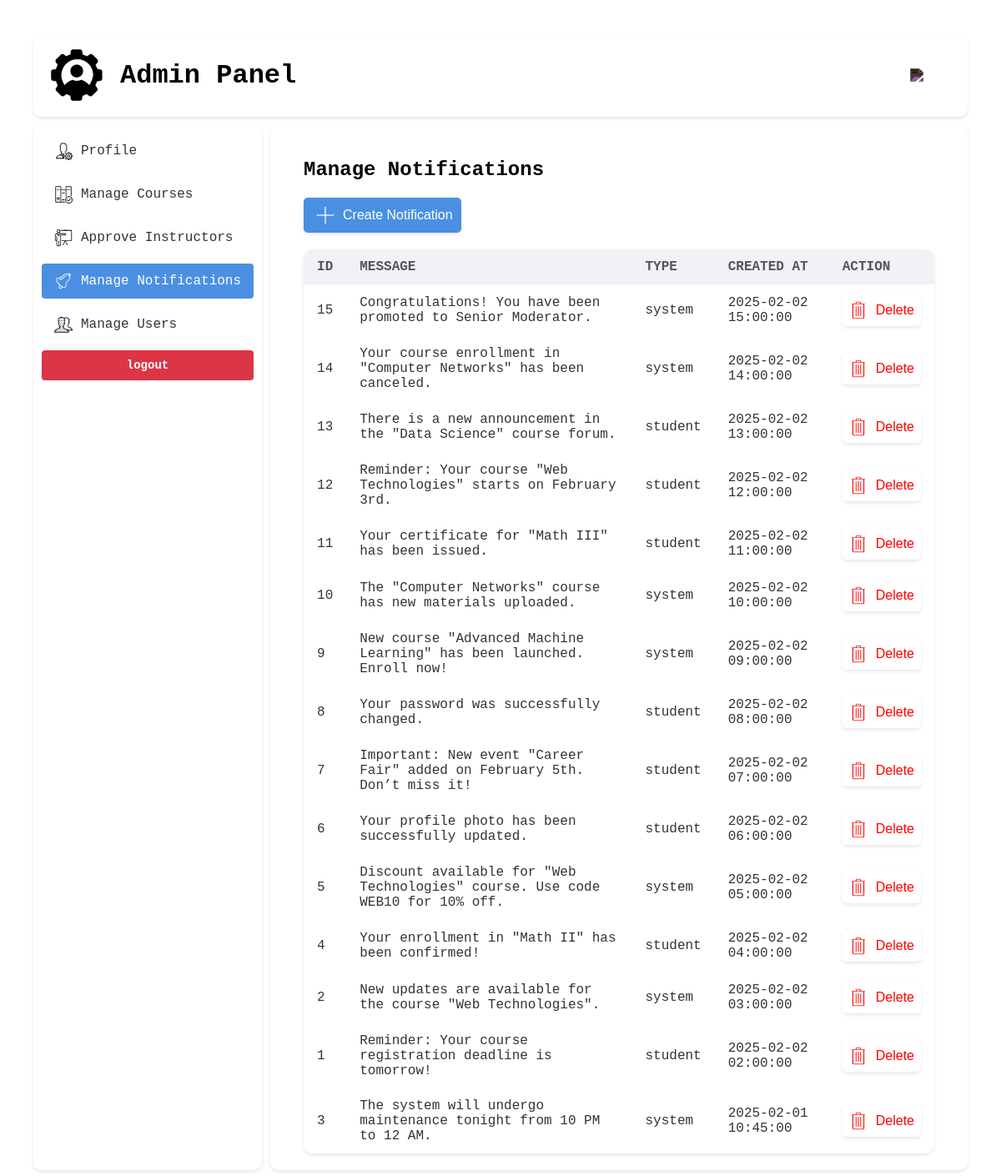
The page /view/admin/notifications.php (signed in) on the database its author committed.
### tables this page shows
CREATE TABLE `notification` (
  `notification_id` int(11) NOT NULL,
  `message` text NOT NULL,
  `type` text NOT NULL DEFAULT 'student',
  `created_at` timestamp NOT NULL DEFAULT current_timestamp()
);

### model/admin/Notification.php (called while the page is built, shortened)
<?php
class Notification {
    static function getAllNotifications(): array
    {
        $db = new Db();
        $conn = $db->open();
        $sql = "SELECT * FROM notification ORDER BY created_at DESC";
        $result = $conn->query($sql);
        if ($result && $result->num_rows > 0) {
            return $result->fetch_all(MYSQLI_ASSOC);
        } else {
            return [];
        }
    }
}

### control/admin/notification_control.php (called while the page is built, shortened)
<?php session_start();
include '../../model/admin/Notification.php';
function getAllNotifications(): array {
    return Notification::getAllNotifications();
}

### view/admin/notifications.php (the view, shortened to what this page needs)
<!doctype html>
<html lang="en">
<head>
    <link rel='stylesheet' href='../../assets/css/admin/global.css'>
    <link rel='stylesheet' href='../../assets/css/admin/view-notifications.css'>
</head>
<body>
<div class="container">
<?php include 'header.php'; ?>
<?php include 'navigation.php'; ?>
<div>
<h2>Manage Notifications</h2>
<a class="link-button" id="create-notification" href="create_notification.php"><img src="../../assets/uploads/admin/add.png">Create Notification</a>
<table>
    <tr>
        <th>ID</th>
        <th>Message</th>
        <th>Type</th>
        <th>Created At</th>
        <th>Action</th>
    </tr>
    <?php
    include '../../control/admin/notification_control.php';
    $result = getAllNotifications();
    foreach ($result as $row) {
        echo "<tr>
            <td>" . htmlspecialchars($row['notification_id']) . "</td>
            <td>" . htmlspecialchars($row['message']) . "</td>
            <td>" . htmlspecialchars($row['type']) . "</td>
            <td>" . htmlspecialchars($row['created_at']) . "</td>
            <td>
                <a class='link-button' id='delete-notification' href='../../control/admin/delete_notification.php?id=" . urlencode($row['notification_id']) . "'><img src='../../assets/uploads/admin/delete-red.png'>Delete</a>
            </td>
          </tr>";
    }
    ?>
</table>
</div>
</div>
</body>
</html>

### assets/css/admin/global.css (style rules this page uses)
* { font-family: 'Courier New', Tahoma, sans-serif; box-sizing: border-box; transition: all 0.2s ease; }
body { background: #ffffff; height: 100vh; margin: 0; }
.container { width: 100%; height: 100%; display: grid; grid-template-columns: max-content auto; grid-template-rows: 100px auto; grid-column-gap: 10px; grid-row-gap: 10px; padding: 40px; box-sizing: border-box; }
.container > div { width: 100%; grid-row-start: 2; grid-row-end: 4; padding: 20px 40px; box-shadow: 0 2px 4px rgba(0, 0, 0, 0.1); border-radius: 10px; overflow: auto; }
table { width: 100%; border-collapse: collapse; background-color: white; border-radius: 8px; box-shadow: 0 2px 4px rgba(0, 0, 0, 0.1); overflow: hidden; }
th, td { padding: 12px 16px; text-align: left; }
th { background-color: #f1f1f6; text-transform: uppercase; color: #555; }
td { background-color: #fff; border-top: 1px solid #f1f1f1; color: #333; }
table { border-radius: 12px; overflow: hidden; }
.link-button { font-family: Helvetica, sans-serif; display: inline-block; padding: 8px 8px; text-decoration: none; text-align: center; border-radius: 5px; box-shadow: 0 2px 4px rgba(0, 0, 0, 0.1); }

### assets/css/admin/view-notifications.css (style rules this page uses)
#create-notification { background: #4a90e2; display: inline-flex; align-items: center; padding: 5px 10px; color: white; }
#create-notification img { width: 32px; margin-right: 5px; }
#delete-notification { color: red; display: inline-flex; align-items: center; }
#delete-notification img { padding-right: 10px; width: 32px; }
table { margin-top: 20px; }
table td { border: none; }

### rows shown on the page
notification: notification_id "15", message "Congratulations! You have been promoted to Senior Moderator.", type "system", created_at "2025-02-02 15:00:00"
notification: notification_id "14", message "Your course enrollment in \"Computer Networks\" has been canceled.", type "system", created_at "2025-02-02 14:00:00"
notification: notification_id "13", message "There is a new announcement in the \"Data Science\" course forum.", type "student", created_at "2025-02-02 13:00:00"
notification: notification_id "12", message "Reminder: Your course \"Web Technologies\" starts on February 3rd.", type "student", created_at "2025-02-02 12:00:00"
notification: notification_id "11", message "Your certificate for \"Math III\" has been issued.", type "student", created_at "2025-02-02 11:00:00"
notification: notification_id "10", message "The \"Computer Networks\" course has new materials uploaded.", type "system", created_at "2025-02-02 10:00:00"
notification: notification_id "9", message "New course \"Advanced Machine Learning\" has been launched. Enroll now!", type "system", created_at "2025-02-02 09:00:00"
notification: notification_id "8", message "Your password was successfully changed.", type "student", created_at "2025-02-02 08:00:00"
notification: notification_id "7", message "Important: New event \"Career Fair\" added on February 5th. Don’t miss it!", type "student", created_at "2025-02-02 07:00:00"
notification: notification_id "6", message "Your profile photo has been successfully updated.", type "student", created_at "2025-02-02 06:00:00"
notification: notification_id "5", message "Discount available for \"Web Technologies\" course. Use code WEB10 for 10% off.", type "system", created_at "2025-02-02 05:00:00"
notification: notification_id "4", message "Your enrollment in \"Math II\" has been confirmed!", type "student", created_at "2025-02-02 04:00:00"
notification: notification_id "2", message "New updates are available for the course \"Web Technologies\".", type "system", created_at "2025-02-02 03:00:00"
notification: notification_id "1", message "Reminder: Your course registration deadline is tomorrow!", type "student", created_at "2025-02-02 02:00:00"
notification: notification_id "3", message "The system will undergo maintenance tonight from 10 PM to 12 AM.", type "system", created_at "2025-02-01 10:45:00"
